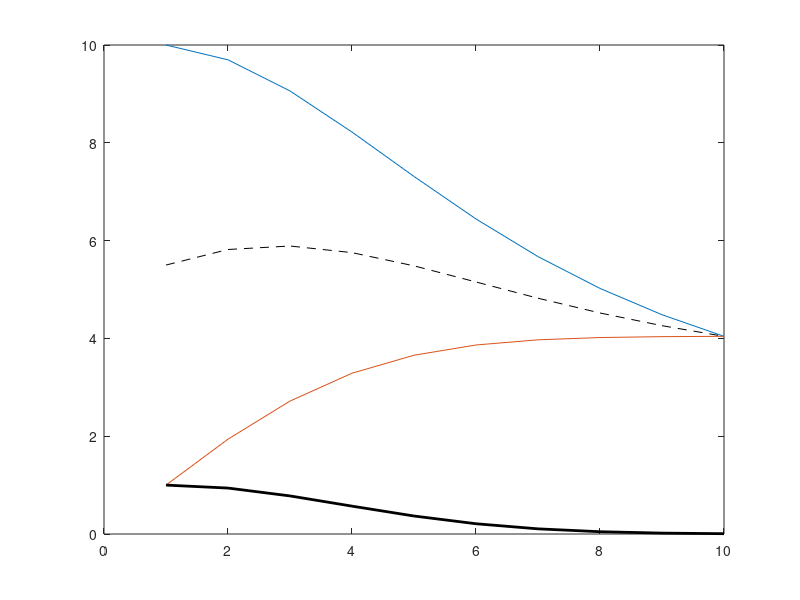

Reproduce this figure in MATLAB.
function ofrsum(varargin)

resptype = 'gauss';
sd = 4;
x = 1:10;

j = 1;
while j <= length(varargin)
    if strmatch(varargin{j},'parabolic')
    elseif strmatch(varargin{j},'sd')
        j = j+1;
        sd = varargin{j};
    end
    j = j+1;
end

if strmatch(resptype,'gauss')
    ri = exp(-(x-1).^2./sd.^2);
elseif strmatch(resptype,'parab')
    ri = 1 - 0.1*x.^2;
else
ri = 11-x;
end


for j = 1:1
    k = j*length(x);
    R(:,j) = cumsum(ri .* k)./x;
end
R(:,j+1) = cumsum(ri);
plot(x,R);
hold on;
plot(x,mean(R'),'k--');
plot(x,ri,'k-','linewidth',2);